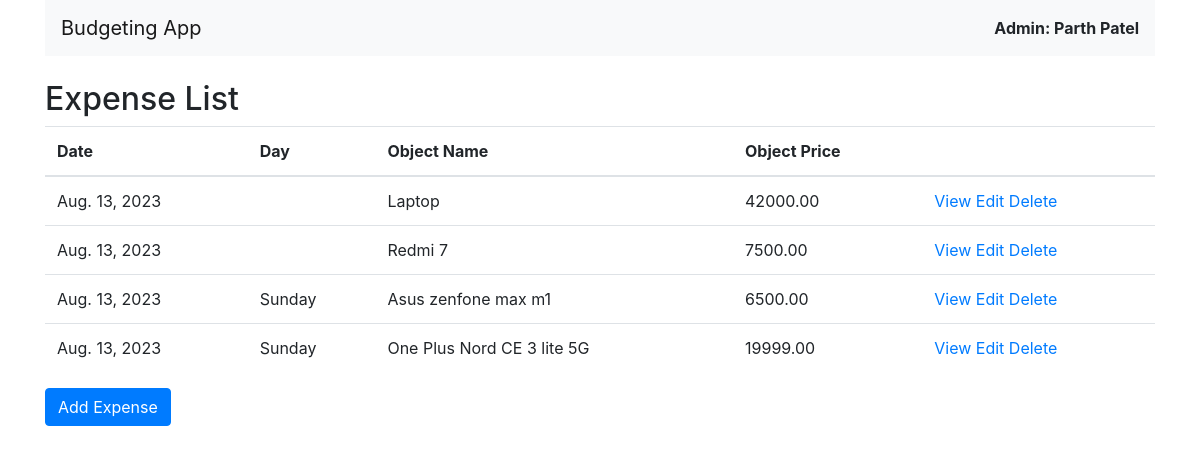
The page /expenses/ on the database its author committed.
### expenses/models.py (models this page shows, shortened)
class Expense(models.Model):
    date = models.DateField(auto_now_add=True)
    day = models.CharField(max_length=10)
    object_name = models.CharField(max_length=100)
    object_price = models.DecimalField(max_digits=10, decimal_places=2)

### expenses/views.py (the view)
# urls.py: path('', views.expense_list, name='expense_list'),
def expense_list(request):
    expenses = Expense.objects.all()
    return render(request, 'expenses/expense_list.html', {'expenses': expenses})

### expenses/templates/expenses/expense_list.html
{% extends 'base.html' %}
{% block content %}
  <h2>Expense List</h2>
  <table class="table">
    <thead>
      <tr>
        <th>Date</th>
        <th>Day</th>
        <th>Object Name</th>
        <th>Object Price</th>
        <th></th>
      </tr>
    </thead>
    <tbody>
      {% for expense in expenses %}
        <tr>
          <td>{{ expense.date }}</td>
          <td>{{ expense.day }}</td>
          <td>{{ expense.object_name }}</td>
          <td>{{ expense.object_price }}</td>
          <td>
            <a href="{% url 'expense_detail' expense.pk %}">View</a>
            <a href="{% url 'expense_update' expense.pk %}">Edit</a>
            <a href="{% url 'expense_delete' expense.pk %}">Delete</a>
          </td>
        </tr>
      {% endfor %}
    </tbody>
  </table>
  <a href="{% url 'expense_create' %}" class="btn btn-primary">Add Expense</a>
{% endblock %}

### expenses/templates/base.html (shortened to what this page needs)
<!DOCTYPE html>
<html>
<head>
  <link rel="stylesheet" href="https://stackpath.bootstrapcdn.com/bootstrap/4.5.2/css/bootstrap.min.css">
</head>
<body>
  <div class="container">
    <nav class="navbar navbar-expand-lg navbar-light bg-light">
      <a class="navbar-brand" href="{% url 'expense_list' %}">Budgeting App</a>
      <span class="ml-auto"><strong>Admin: Parth Patel</strong></span>
    </nav>
    <div class="content mt-4">
      {% block content %}
      {% endblock %}
    </div>
  </div>
</body>
</html>

### rows shown on the page
Expense: date "Aug. 13, 2023", object_name "Laptop", object_price "42000.00"
Expense: date "Aug. 13, 2023", object_name "Redmi 7", object_price "7500.00"
Expense: date "Aug. 13, 2023", day "Sunday", object_name "Asus zenfone max m1", object_price "6500.00"
Expense: date "Aug. 13, 2023", day "Sunday", object_name "One Plus Nord CE 3 lite 5G", object_price "19999.00"
